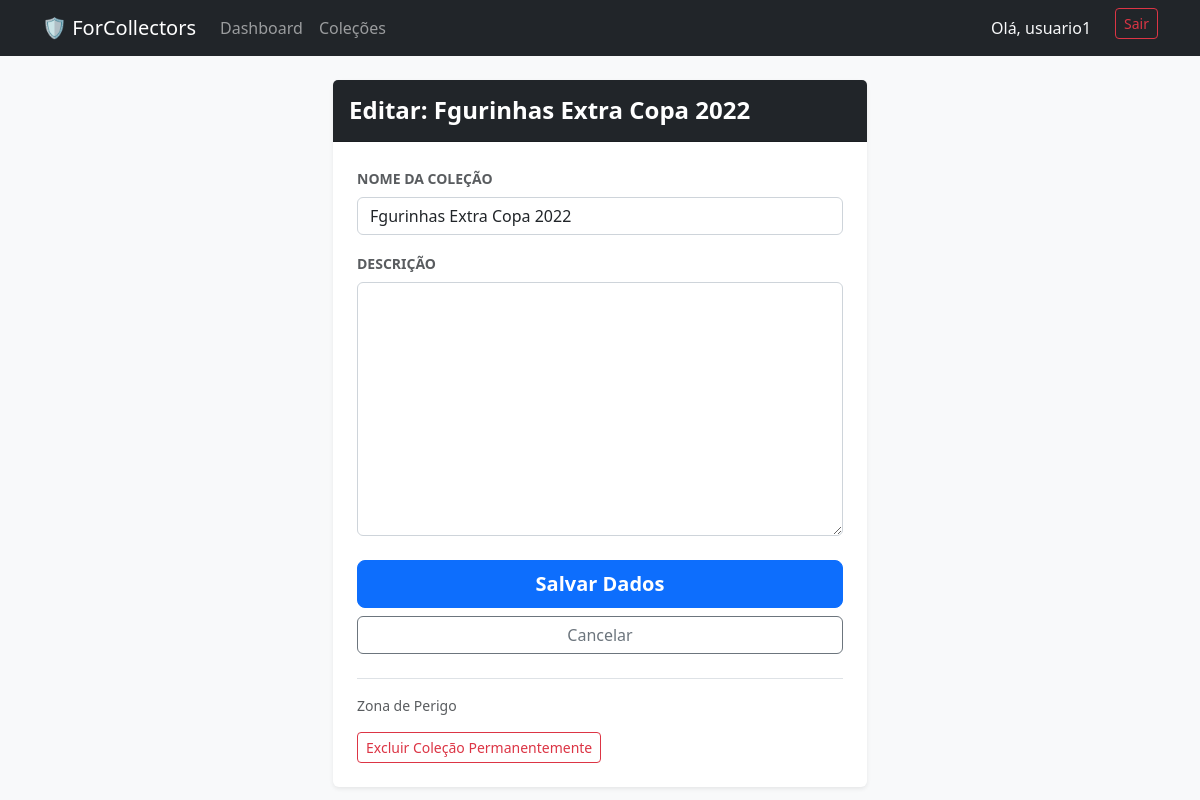
The app's page /collection/3/edit/ (signed in), older data.
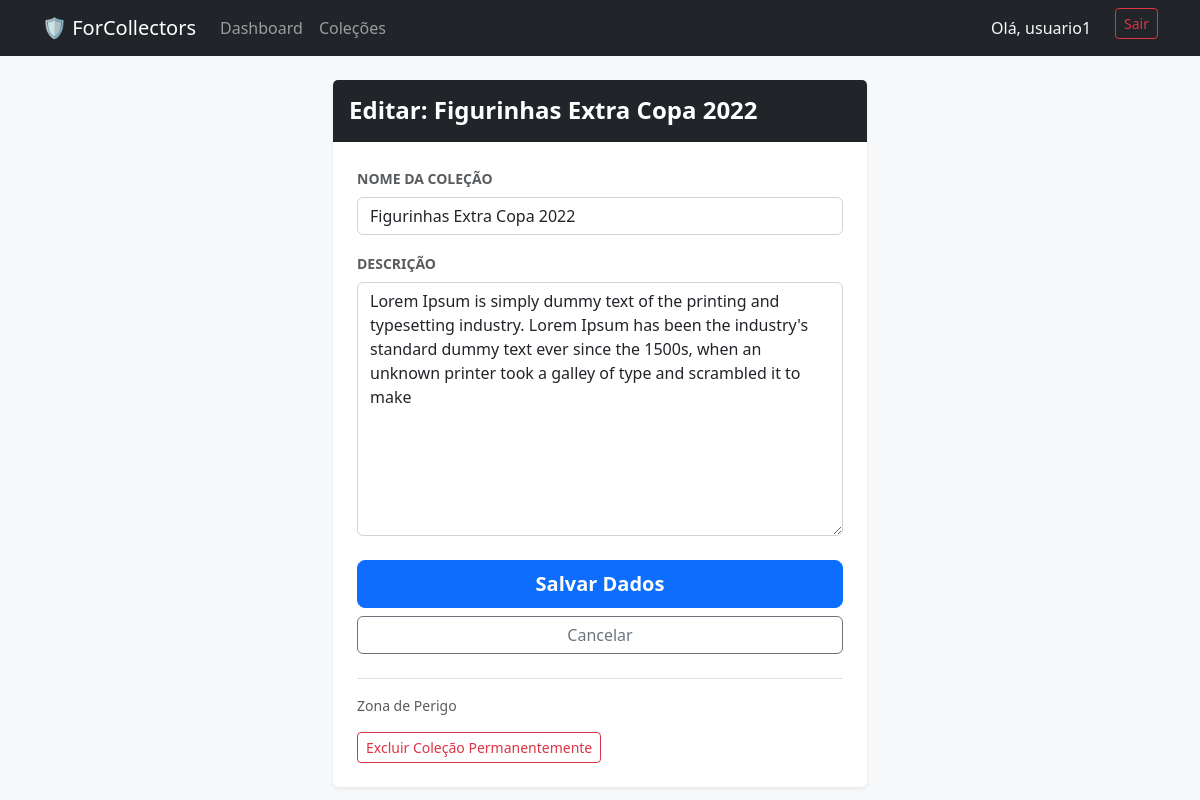
The same page, newer data.
### albums/models.py (models this page shows, shortened)
class Collection(models.Model):
    name = models.CharField(max_length=100, verbose_name="Nome da Coleção")
    description = models.TextField(blank=True, null=True, verbose_name="Descrição")
    owner = models.ForeignKey(User, on_delete=models.CASCADE, related_name='collections')
    created_at = models.DateTimeField(auto_now_add=True)

### albums/views.py (the view)
# urls.py: path('collection/<int:pk>/edit/', views.collection_update, name='collection_update'),
@login_required
def collection_update(request, pk):
    collection = get_object_or_404(Collection, pk=pk, owner=request.user)
    if request.method == 'POST':
        form = CollectionForm(request.POST, instance=collection)
        if form.is_valid():
            form.save()
            messages.success(request, f"Coleção '{collection.name}' atualizada!")
            return redirect('album_list')
    else:
        form = CollectionForm(instance=collection)
    return render(request, 'albums/collection_form.html', {'form': form})

### albums/forms.py
class CollectionForm(forms.ModelForm):
    class Meta:
        model = Collection
        fields = ['name', 'description']

### albums/templates/albums/collection_form.html (shortened to what this page needs)
{% extends 'base.html' %}
{% block content %}
<div class="container mt-4">
    <div class="row justify-content-center">
        <div class="col-md-8 col-lg-6">
            <div class="card shadow-sm border-0">
                <div class="card-header bg-dark text-white py-3">
                    <h4 class="mb-0 fw-bold">
                        {% if form.instance.pk %}
                             Editar: {{ form.instance.title|default:form.instance.name }}
                        {% else %}
                            <i class="bi bi-plus-circle"></i> Adicionar Novo
                        {% endif %}
                    </h4>
                </div>
                <div class="card-body p-4">
                    <form method="POST" enctype="multipart/form-data" novalidate>
                        {% for field in form %}
                            <div class="mb-3">
                                <label for="{{ field.id_for_label }}" class="form-label fw-bold small text-uppercase text-muted">
                                    {{ field.label }}
                                </label>
                                <div class="input-group">
                                    {{ field }}
                                </div>
                            </div>
                        {% endfor %}
                        <div class="d-grid gap-2 mt-4">
                            <button type="submit" class="btn btn-primary btn-lg fw-bold">Salvar Dados</button>
                            <a href="javascript:history.back()" class="btn btn-outline-secondary">Cancelar</a>
                        </div>
                        {% if form.instance.pk %}
                            <div class="mt-4 border-top pt-3">
                                <p class="text-muted small">Zona de Perigo</p>
                                <a href="{% url 'collection_delete' form.instance.pk %}" class="btn btn-outline-danger btn-sm">
                                    Excluir Coleção Permanentemente
                                </a>
                            </div>
                        {% endif %}
                    </form>
                </div>
            </div>
        </div>
    </div>
</div>
{% endblock %}

Row changes from the older to the newer data that the page shows:
changed Collection: instance "Fgurinhas Extra Copa 2022" → "Figurinhas Extra Copa 2022"; name "Fgurinhas Extra Copa 2022" → "Figurinhas Extra Copa 2022"; description (not shown) → "Lorem Ipsum is simply dummy text of the printing and typesetting industry. Lorem Ipsum has been the industry's standard dummy text ever since the 1500s, when an unknown printer took a galley of type and scrambled it to make"
